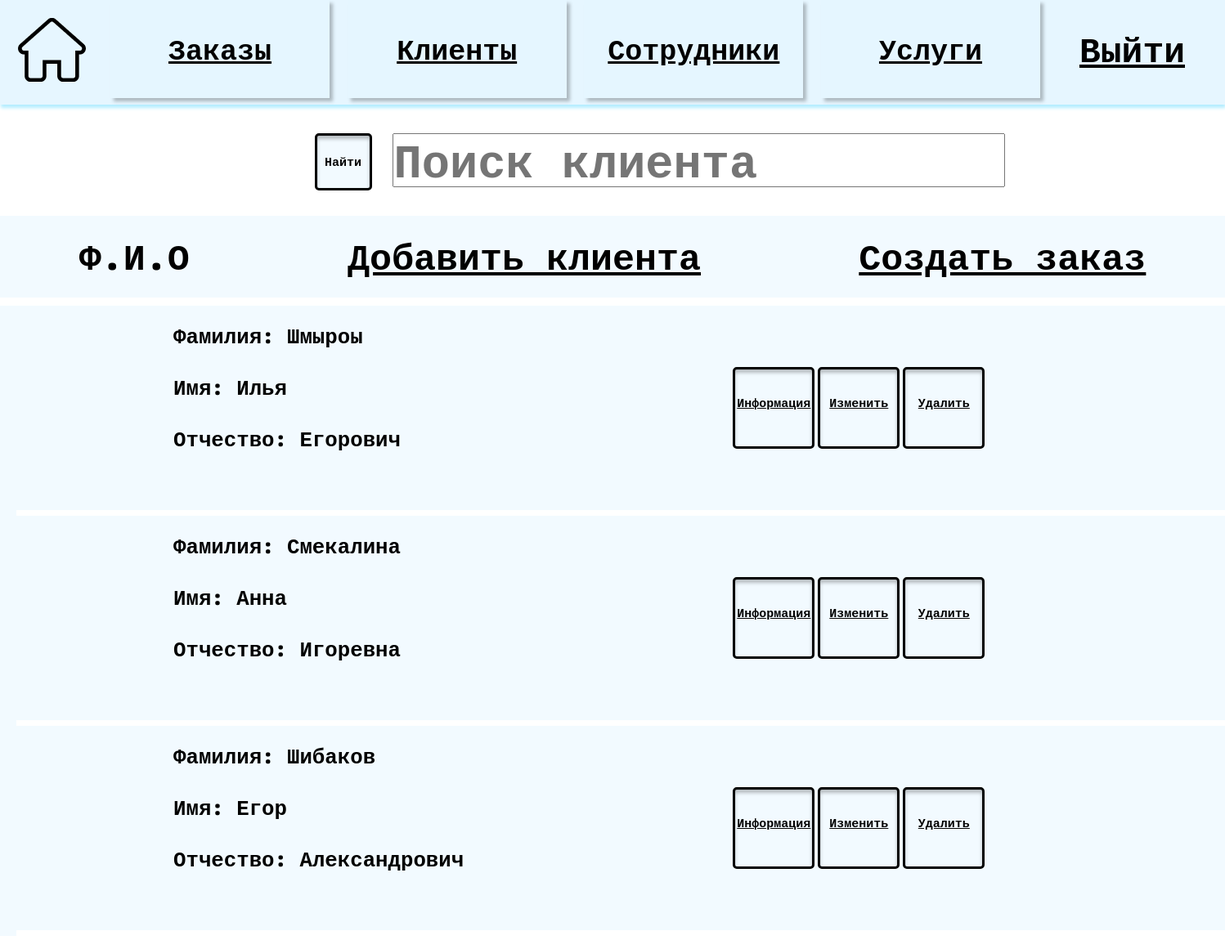
Screenshot of /Users/ with the database file from the repository.
### main/models.py (models this page shows, shortened)
class Users(models.Model):
    id = models.AutoField(primary_key=True)
    surname = models.CharField (max_length=35,blank=False,verbose_name="Фамилия")
    name = models.CharField (max_length=35, blank=False,verbose_name="Имя")
    name2 = models.CharField (max_length=35,verbose_name="Отчетсво")
    birthday = models.DateField(blank=False,verbose_name="Дата рождения")
    phone = models.CharField(max_length=11, blank=False,verbose_name="Телефон")
    email = models.EmailField(max_length=35, blank=False)
    orders_col = models.IntegerField(default = 0)
    last_order_date = models.DateField(default=date.today,verbose_name="Дата последнего заказа")

### main/views.py (the view)
# urls.py: path('Users/', views.Users_view, name='Users'),
def Users_view(request):
    if 'q' in request.GET:
        q = request.GET['q']
        dataset = Users.objects.filter(name__icontains=q)
    else:
        dataset = Users.objects.all()
    return render(request, 'test/view_Usr.html', {'dataset': dataset, 'tableName': 'Users'})

### main/templates/test/view_Usr.html
{% extends 'main/base.html' %}
{% block header %}
    <div class="lyout">
        <a href="{% url 'home' %}">
            <img src="../../static/main/img/home.png" alt="домик" class="home_img">
        </a>
        <div class="menu">
            <a href="{% url 'Orders' %}"><button class="buttom_menu">Заказы</button></a>
            <a href="{% url 'Users' %}"><button class="buttom_menu">Клиенты</button></a>
            <a href="{% url 'Employee' %}"><button class="buttom_menu">Сотрудники</button></a>
            <a href="{% url 'Services' %}"><button class="buttom_menu">Услуги</button></a>
        </div>
        <a href="{% url 'logout' %}" class="button_in">Выйти</a>
    </div>
{% endblock %}
{% block content %}
<div class="searc_block">
    <form class="searc_block_el" action="{% url 'SearchUsers' %}" method="get">
        <button class="searc_block_batton" type="submit">Найти</button>
        <input class="searc_block_input search_order" type="search" type="text" name="q" placeholder="Поиск клиента">
    </form>
</div>
<div class="data_block_menu">
    <span>Ф.И.О</span>
    <a href='http://127.0.0.1:8000/create{{tableName}}/'>Добавить клиента</a>
    <a href='http://127.0.0.1:8000/createOrders/'>Создать заказ</a>
</div>
<div class="Employee_info">
{% for data in dataset %}
<div class="Employee_info wrapp">
    <div class="Employee_info_name users_info_name block_name">
        <h3>Фамилия: {{ data.surname }}</h3><br>
        <h3>Имя: {{ data.name}}</h3><br>
        <h3>Отчество: {{ data.name2}}</h3><br>
    </div>
    <div class="Employee_info_batton users_info_batton">
        <a class="info_batton" href='http://127.0.0.1:8000/{{tableName}}/{{data.id}}'>Информация</a>
        <a class="info_batton" href='http://127.0.0.1:8000/update{{tableName}}/{{data.id}}'>Изменить</a>
        <a class="info_batton" href='http://127.0.0.1:8000/delete{{tableName}}/{{data.id}}'>Удалить</a>
    </div>
</div>
{% endfor %}
</div>
{% endblock %}

### main/static/main/css/style.css (style rules this page uses)
* { position: relative; margin: 0; padding: 0; display: block; box-sizing: border-box; color: black; font-family: 'IBM Plex Mono', monospace; }

### main/static/main/css/header.css (style rules this page uses)
.lyout { position: relative; z-index: 1; display: flex; flex-direction: row; height: max-content; width: 100%; background: #E6F6FF; box-shadow: 1px 4px 4px #B3EDFF; }
.home_img { margin: 22px 30px 16px 22px; width: 83px; height: 78px; }
.menu { width: 100%; display: flex; flex-direction: row; justify-content: space-between; }
.buttom_menu { width: 268px; height: 120px; background: #E5F6FF; border: none; box-shadow: 4px 4px 4px rgba(0, 0, 0, 0.25); font-size: 35px; font-weight: 600; }
.button_in { margin: 32px 49px 39px 48px; text-decoration: line; font-size: 43px; font-weight: 600; }

### main/static/main/css/emp/createEmployee.css (style rules this page uses)
input { width: 700px; height: 31px; font-size: 20px; font-weight: 700; line-height: 48px; letter-spacing: 0em; text-align: left; }

### main/static/main/css/emp/view_Emp.css (style rules this page uses)
.searc_block { margin-left: 24%; width: 100%; }
.searc_block_el { display: flex; width: 100%; height: 136px; }
.searc_block_input { margin: 35px 0; height: 66px; font-size: 57px; font-weight: 700; line-height: 48px; letter-spacing: 0em; text-align: left; }
.searc_block_batton { width: 70px; height: 70px; margin: 35px 25px; border: solid 3px black; border-radius: 5px; background-color: #F2FAFF; box-shadow: inset 0px 4px 4px rgba(0, 0, 0, 0.25); text-align: center; font-size: 15px; font-weight: 700; }
.Employee_info { padding-left: 20px; background-color: #F2FAFF; display: flex; flex-wrap: wrap; }
.Employee_info_name { padding: 20px 0; width: 40%; height: 250px; font-size: 22px; font-weight: 700; }
.Employee_info_batton { width: 35%; display: flex; flex-direction: column; justify-content: center; align-items: center; text-align: center; }
.info_batton { margin: 2px; width: 100px; height: 100px; padding: 31px 0; font-size: 15px; font-weight: 700; border: solid 3px black; border-radius: 5px; background-color: #F2FAFF; box-shadow: inset 0px 4px 4px rgba(0, 0, 0, 0.25); }

### main/static/main/css/client/view_Usr.css (style rules this page uses)
.data_block_menu { display: flex; align-items: center; background-color: #F2FAFF; margin: 0 0 10px 0; height: 100px; justify-content: space-around; font-size: 45px; font-weight: 700; }
.users_info_name { margin-left: 172px; }
.users_info_batton { flex-direction: row; }
.wrapp { width: 100%; border-bottom: solid 7px #fff; }

### main/static/main/css/orders/view_Ord.css (style rules this page uses)
.search_order { width: 50%; }

### main/static/main/css/admin/admin.css (style rules this page uses)
input { width: 500px; }

### rows the page displays
Users: surname "Шмыроы", name "Илья", name2 "Егорович"
Users: surname "Смекалина", name "Анна", name2 "Игоревна"
Users: surname "Шибаков", name "Егор", name2 "Александрович"
